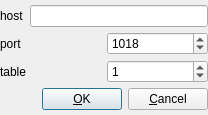
<?xml version="1.0" encoding="UTF-8"?>
<ui version="4.0">
 <class>dlgSiriusSettings</class>
 <widget class="QDialog" name="dlgSiriusSettings">
  <property name="geometry">
   <rect>
    <x>0</x>
    <y>0</y>
    <width>208</width>
    <height>115</height>
   </rect>
  </property>
  <property name="windowTitle">
   <string>Sirius</string>
  </property>
  <layout class="QGridLayout">
   <property name="margin">
    <number>0</number>
   </property>
   <property name="spacing">
    <number>0</number>
   </property>
   <item row="0" column="0">
    <layout class="QHBoxLayout">
     <item>
      <widget class="QLabel" name="lblDevice">
       <property name="text">
        <string>host</string>
       </property>
       <property name="wordWrap">
        <bool>false</bool>
       </property>
      </widget>
     </item>
     <item>
      <widget class="QLineEdit" name="editHost"/>
     </item>
    </layout>
   </item>
   <item row="3" column="0">
    <layout class="QHBoxLayout">
     <property name="spacing">
      <number>6</number>
     </property>
     <property name="margin">
      <number>0</number>
     </property>
     <item>
      <spacer name="Horizontal Spacing2">
       <property name="orientation">
        <enum>Qt::Horizontal</enum>
       </property>
       <property name="sizeType">
        <enum>QSizePolicy::Expanding</enum>
       </property>
       <property name="sizeHint" stdset="0">
        <size>
         <width>20</width>
         <height>20</height>
        </size>
       </property>
      </spacer>
     </item>
     <item>
      <widget class="QPushButton" name="buttonOk">
       <property name="text">
        <string>&amp;OK</string>
       </property>
       <property name="shortcut">
        <string/>
       </property>
       <property name="autoDefault">
        <bool>true</bool>
       </property>
       <property name="default">
        <bool>true</bool>
       </property>
      </widget>
     </item>
     <item>
      <widget class="QPushButton" name="buttonCancel">
       <property name="text">
        <string>&amp;Cancel</string>
       </property>
       <property name="shortcut">
        <string/>
       </property>
       <property name="autoDefault">
        <bool>true</bool>
       </property>
      </widget>
     </item>
    </layout>
   </item>
   <item row="1" column="0">
    <layout class="QHBoxLayout">
     <item>
      <widget class="QLabel" name="lblPrintWidth">
       <property name="text">
        <string>port</string>
       </property>
       <property name="wordWrap">
        <bool>false</bool>
       </property>
      </widget>
     </item>
     <item>
      <widget class="QSpinBox" name="spinPort">
       <property name="maximum">
        <number>65535</number>
       </property>
       <property name="value">
        <number>1018</number>
       </property>
      </widget>
     </item>
    </layout>
   </item>
   <item row="2" column="0">
    <layout class="QHBoxLayout">
     <item>
      <widget class="QLabel" name="lblTable">
       <property name="text">
        <string>table</string>
       </property>
       <property name="wordWrap">
        <bool>false</bool>
       </property>
      </widget>
     </item>
     <item>
      <widget class="QSpinBox" name="spinTable">
       <property name="maximum">
        <number>100</number>
       </property>
       <property name="value">
        <number>1</number>
       </property>
      </widget>
     </item>
    </layout>
   </item>
  </layout>
 </widget>
 <layoutdefault spacing="6" margin="11"/>
 <pixmapfunction>qPixmapFromMimeSource</pixmapfunction>
 <includes>
  <include location="local">driver.h</include>
 </includes>
 <resources/>
 <connections>
  <connection>
   <sender>buttonOk</sender>
   <signal>clicked()</signal>
   <receiver>dlgSiriusSettings</receiver>
   <slot>apply()</slot>
   <hints>
    <hint type="sourcelabel">
     <x>20</x>
     <y>20</y>
    </hint>
    <hint type="destinationlabel">
     <x>20</x>
     <y>20</y>
    </hint>
   </hints>
  </connection>
  <connection>
   <sender>buttonCancel</sender>
   <signal>clicked()</signal>
   <receiver>dlgSiriusSettings</receiver>
   <slot>reject()</slot>
   <hints>
    <hint type="sourcelabel">
     <x>20</x>
     <y>20</y>
    </hint>
    <hint type="destinationlabel">
     <x>20</x>
     <y>20</y>
    </hint>
   </hints>
  </connection>
 </connections>
</ui>
